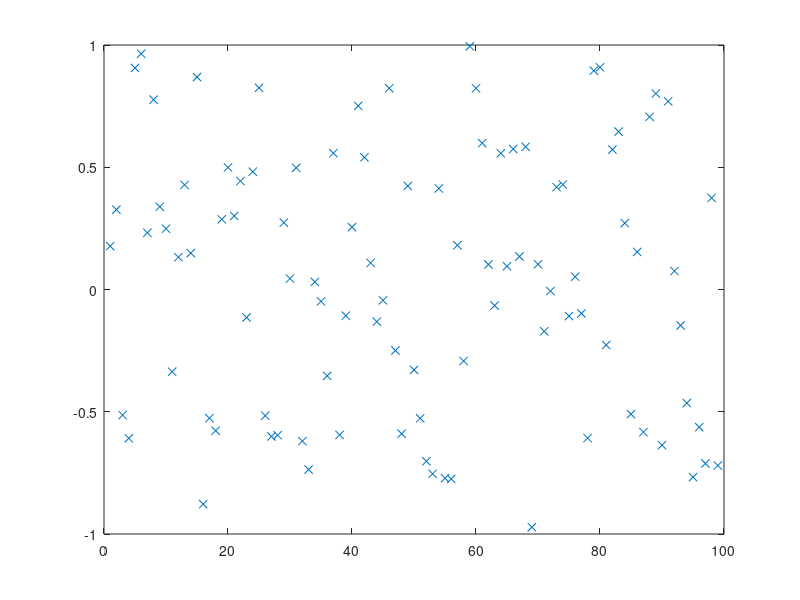

This chart was generated by the following MATLAB code: (Note: this script raises an error after producing the figure.)
% script <a href="matlab:NR_MergeSortTest">NR_MergeSortTest</a>
% Test <a href="matlab:help NR_MergeSort">NR_MergeSort</a> on a random set of data.
% Numerical Renaissance codebase, Chapter 7, https://github.com/tbewley/NR
% Copyright 2022 by Thomas Bewley, distributed under BSD 3-Clause License. 

n=99; D=2*rand(n,1)-1; close all, plot(D(:,1),'x'), pause(0.5)
[D,index]=NR_MergeSort(D,1,n);       plot(D(:,1),'x')

% end script NR_MergeSortTest

